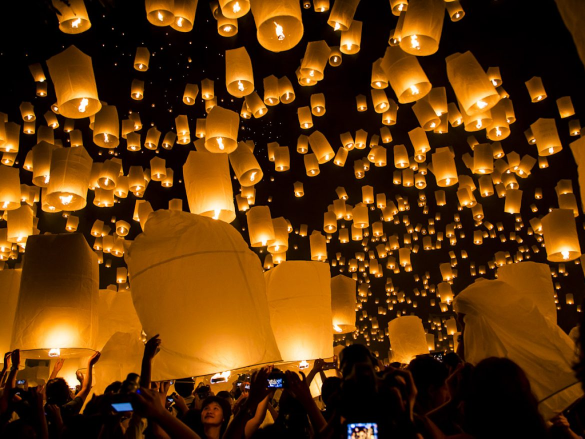
#> input picture Zadanie 9/jpg/lampiony.jpg, 1170 x 877 px (shown at 1/2 size)
$ jupyter execute --allow-errors 'zadanie 9.ipynb'
#> lines starting #> are read from the running program, lines starting #| are printed output that depends on the picture
imports

[cell 1]
import imutils
import cv2
from IPython.display import Image

otwarcie obrazu i zwrócenie jego parametrów

[cell 2]
image = cv2.imread("jpg/lampiony.jpg")
#> image is the input picture: shape (877, 1170, 3); mean B, G, R 10.5, 54.9, 96.3
(h, w, d) = image.shape
#> h = 877; w = 1170; d = 3
print("width={}, height={}, depth={}".format(w, h, d))
#| width=1170, height=877, depth=3
cv2.imshow("Image", image)
cv2.waitKey(0)
Image("jpg/lampiony.jpg")

ekstrakcja pikseli

[cell 3]
(B, G, R) = image[15, 99]
#> B = 6; G = 14; R = 27
print("R={}, G={}, B={}".format(R, G, B))
#| R=27, G=14, B=6

ekstrakcja ROI - region of interest

[cell 4]
image2 = cv2.imread("jpg/jackie.jpg")
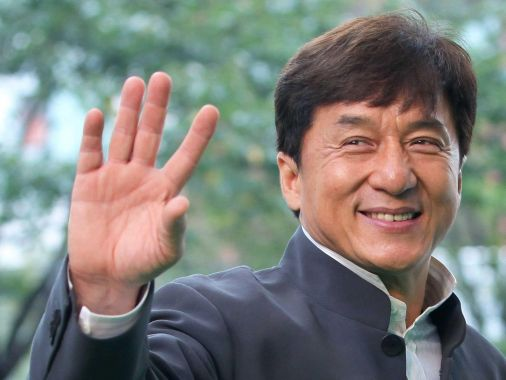
#> input picture Zadanie 9/jpg/jackie.jpg, 506 x 380 px
#> image2 is the input picture: shape (380, 506, 3); mean B, G, R 121.6, 125.9, 125.4
roi = image2[20:280, 260:490]
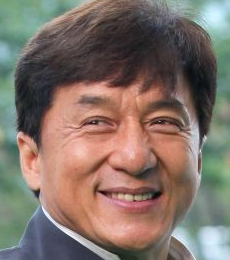
#> roi: shape (260, 230, 3); mean B, G, R 104.5, 113.7, 129.3
cv2.imshow("ROI", roi)
cv2.waitKey(0)
cv2.destroyAllWindows()
cv2.imwrite("jpg/roi.jpg", roi)
Image("jpg/roi.jpg")

zmiana rozmiaru obrazka bez proporcji

[cell 5]
resized = cv2.resize(image, (200, 200))
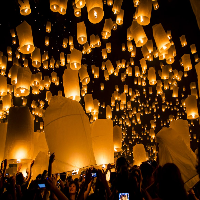
#> resized: shape (200, 200, 3); mean B, G, R 10.4, 54.7, 96.2
cv2.imshow("Fixed Resizing", resized)
cv2.imwrite("jpg/resized.jpg", resized)
Image("jpg/resized.jpg")

zmiana rozmiaru (proporcje)

[cell 6]
r = 300.0 / w
#> r = 0.256
dim = (300, int(h * r))
#> dim = (300, 224)
resized = cv2.resize(image, dim)
#> resized: shape (224, 300, 3)
cv2.imshow("Aspect Ratio Resize", resized)
cv2.waitKey(0)
#cv2.imwrite("jpg/resized2.jpg", resized)
Image("jpg/resized2.jpg")

zmiana rozmiaru z imultils

[cell 7]
resized = imutils.resize(image, width=300)
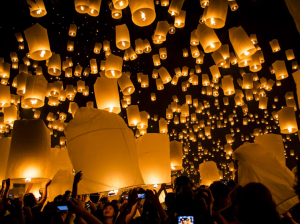
#> resized: shape (224, 300, 3); mean B, G, R 10.5, 54.9, 96.3
cv2.imshow("Imutils Resize", resized)
cv2.waitKey(0)
#cv2.imwrite("jpg/imutilsResized.jpg", resized)
Image("jpg/imutilsResized.jpg")

obracanie obrazka

[cell 8]
center = (w // 2, h // 2)
#> center = (585, 438)
M = cv2.getRotationMatrix2D(center, -45, 1.0)
rotated = cv2.warpAffine(image, M, (w, h))
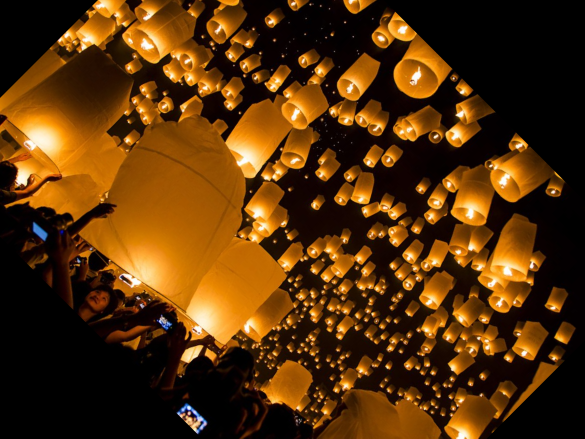
#> rotated: shape (877, 1170, 3) (shown at 1/2 size); mean B, G, R 9.7, 49.5, 86.3
cv2.imshow("OpenCV Rotation", rotated)
cv2.waitKey(0)
cv2.imwrite("jpg/rotated.jpg", rotated)
Image("jpg/rotated.jpg")

obracanie z imultils

[cell 9]
rotated = imutils.rotate(image, -45)
cv2.imshow("Imutils Rotation", rotated)
cv2.waitKey(0)
cv2.imwrite("jpg/rotatedImutils.jpg", rotated)
Image("jpg/rotatedImutils.jpg")

obracanie z imultis bez obcinania krawędzi

[cell 10]
rotated = imutils.rotate_bound(image, 45)
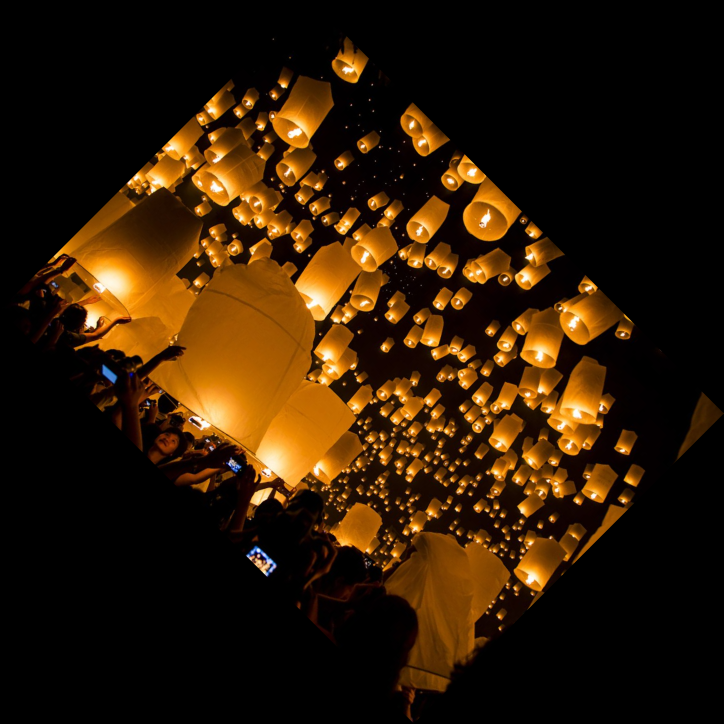
#> rotated: shape (1447, 1447, 3) (shown at 1/2 size); mean B, G, R 5.2, 26.9, 47.2
cv2.imshow("Imutils Bound Rotation", rotated)
cv2.waitKey(0)
cv2.imwrite("jpg/imutilsrotated2.jpg", rotated)
Image("jpg/imutilsrotated2.jpg")

rozmycie

[cell 11]
blurred = cv2.GaussianBlur(image, (11, 11), 0)
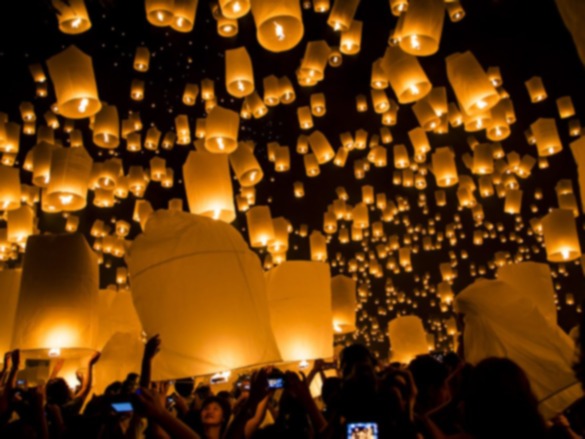
#> blurred: shape (877, 1170, 3) (shown at 1/2 size); mean B, G, R 10.5, 54.9, 96.3
cv2.imshow("Blurred", blurred)
cv2.waitKey(0);
cv2.imwrite("jpg/blurred.jpg", blurred)
Image("jpg/blurred.jpg")

rysowanie prostokąta

[cell 12]
output = image2.copy()
cv2.rectangle(output, (490, 260), (280, 20), (0, 255, 255), 2)
cv2.imshow("Rectangle", output)
cv2.waitKey(0)
cv2.imwrite("jpg/rysowanie.jpg", output)
Image("jpg/rysowanie.jpg")

rysowanie koła

[cell 13]
output = image2.copy()
cv2.circle(output, (390, 170), 20, (255, 0, 0), -1)
cv2.imshow("Circle", output)
cv2.waitKey(0)
cv2.imwrite("jpg/rysowanieKola.jpg", output)
Image("jpg/rysowanieKola.jpg")

rysowanie linii od palców do nosa jackie chana

[cell 14]
output = image2.copy()
cv2.line(output, (180, 200), (390, 170), (0, 0, 255), 5)
cv2.imshow("Line", output)
cv2.waitKey(0)
cv2.imwrite("jpg/rysowanieLinii.jpg", output)
Image("jpg/rysowanieLinii.jpg")

wstawianie tekstu

[cell 15]
output = image2.copy()
cv2.putText(output, "Hey im jackie chan and i kick", (10, 25),
	cv2.FONT_HERSHEY_SIMPLEX, 0.7, (255, 255, 0), 2)
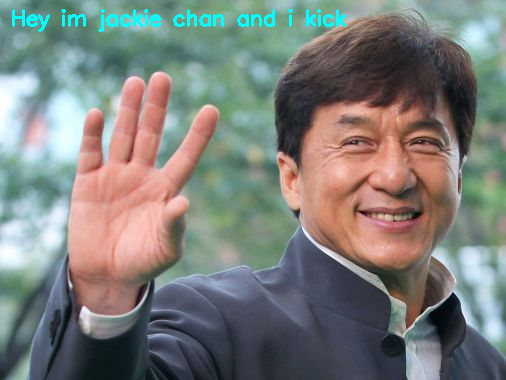
#> output: shape (380, 506, 3); mean B, G, R 122.8, 126.9, 124.1
cv2.imshow("Text", output)
cv2.waitKey(0)
cv2.imwrite("jpg/tekst.jpg", output)
Image("jpg/tekst.jpg")

#liczenie obiektow

[cell 16]
import argparse
import imutils
import cv2

przemiana obrazu do skali szarości

[cell 17]
image3 = cv2.imread("jpg/pins.jpg")
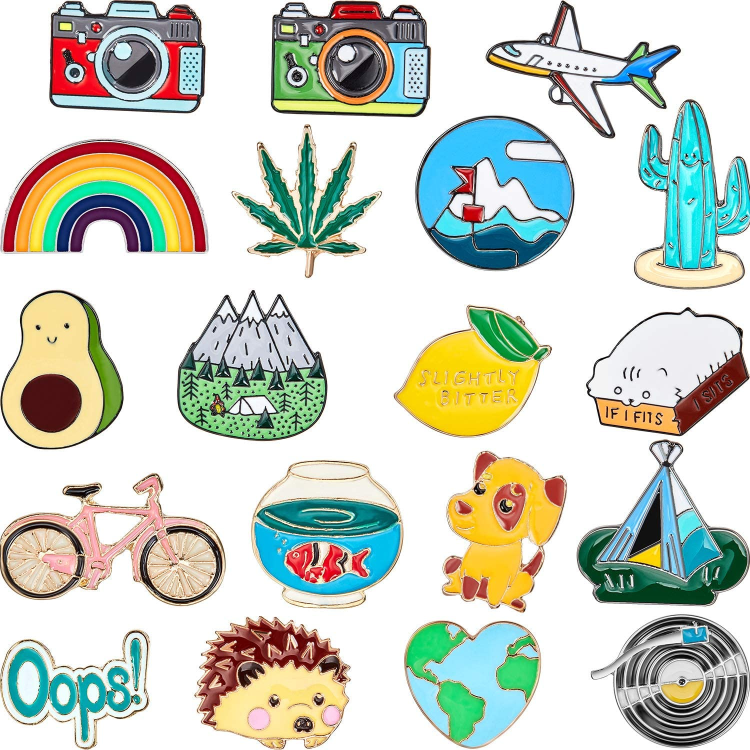
#> input picture Zadanie 9/jpg/pins.jpg, 1500 x 1500 px (shown at 1/2 size)
#> image3 is the input picture: shape (1500, 1500, 3); mean B, G, R 195.8, 208, 201.8
cv2.imshow("Image", image3)
cv2.waitKey(0)
Image("jpg/pins.jpg")
gray = cv2.cvtColor(image3, cv2.COLOR_BGR2GRAY)
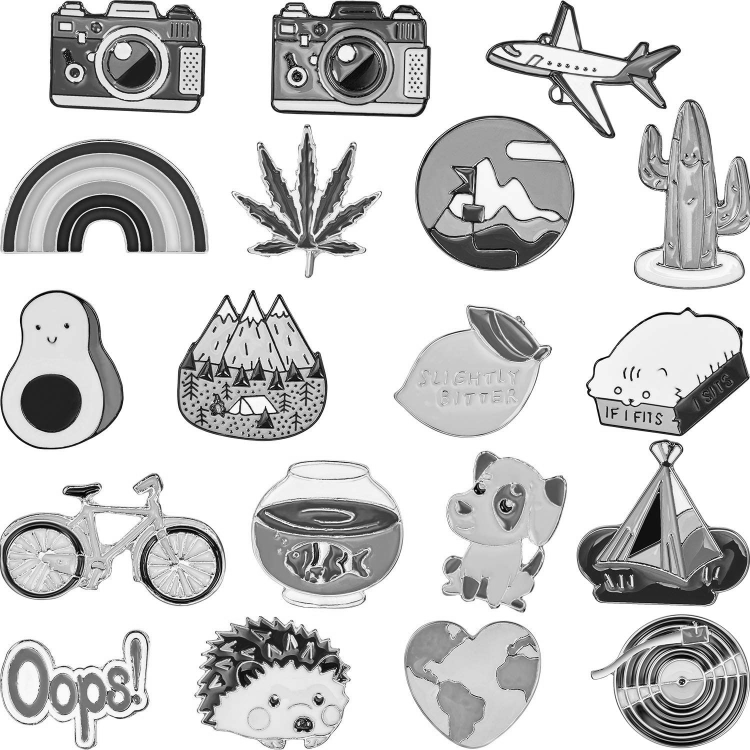
#> gray: shape (1500, 1500) (shown at 1/2 size); min 0, max 255, mean 204.8
cv2.imwrite("jpg/pinsgray.jpg", gray)
Image("jpg/pinsgray.jpg")
